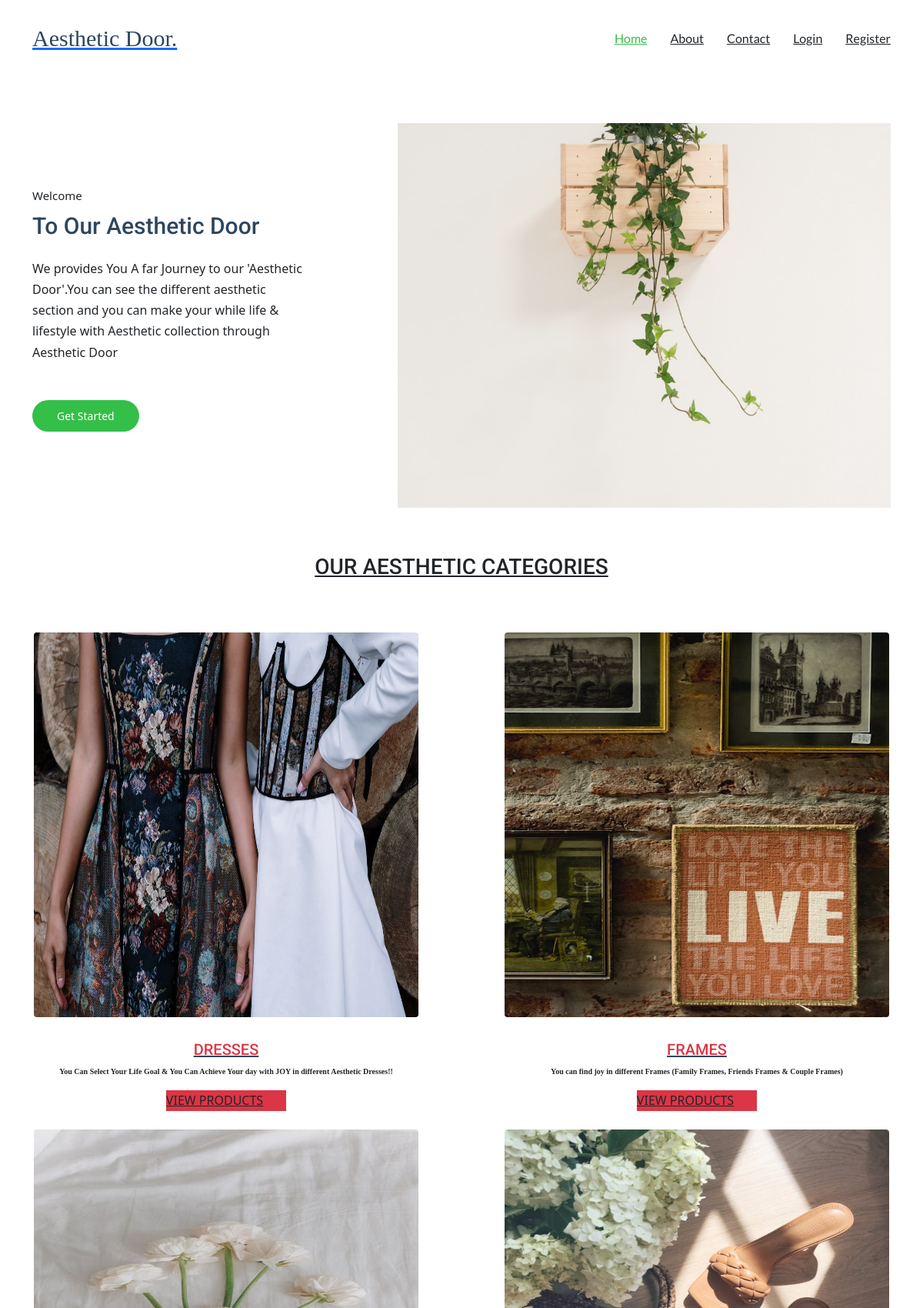
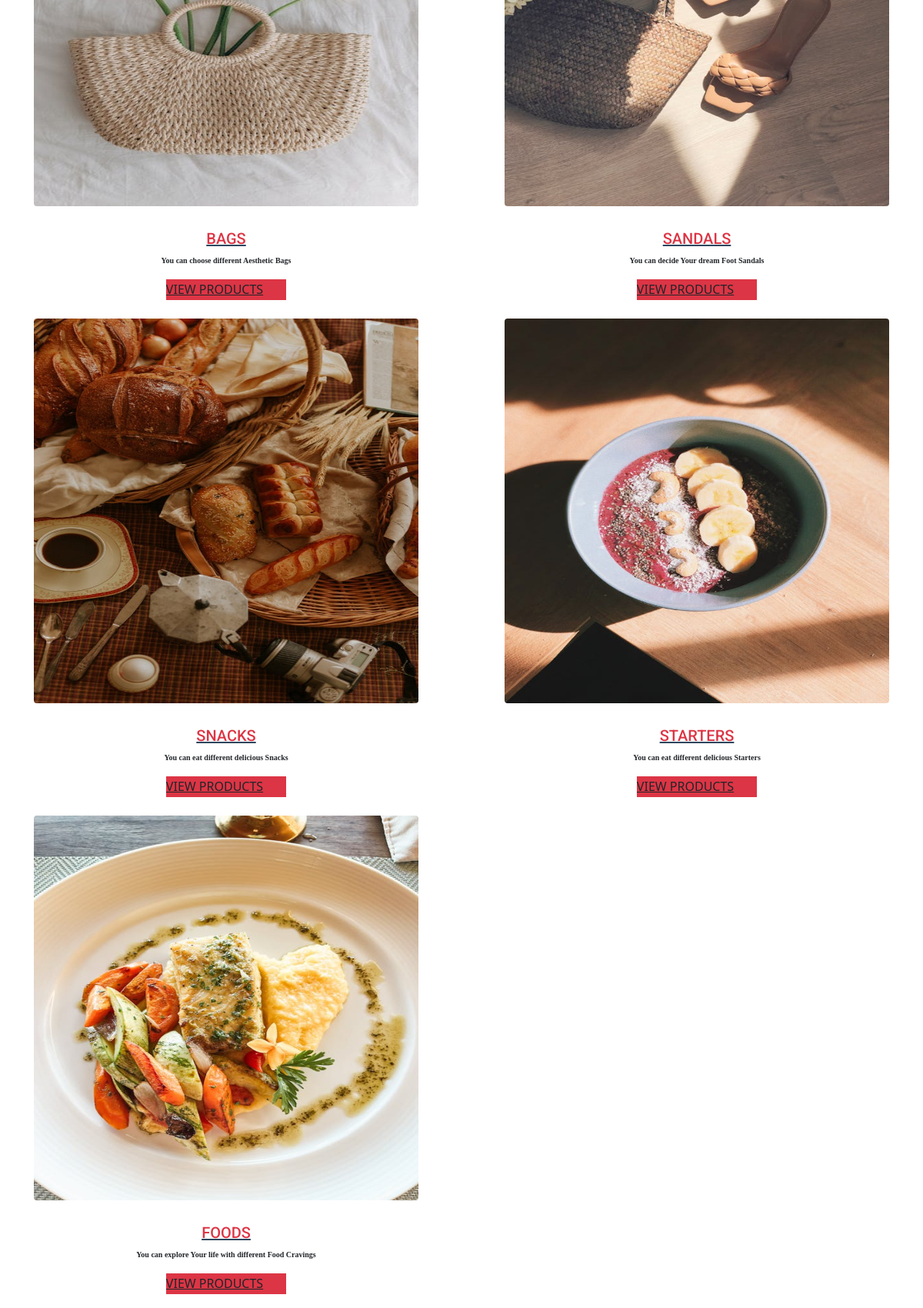
The page /viewcategories (upper part) on the database its author committed (2 pictures, top to bottom).
### Adminapp/models.py (models this page shows)
class Category(models.Model):
    cname=models.CharField(max_length=20)
    cdesc=models.CharField(max_length=100)
    cimage=models.ImageField(upload_to='cimages')

### Userapp/views.py (the view)
# urls.py: path('viewcategories',views.viewcategories,name='viewcategories'),
def viewcategories(request):
    cat=Category.objects.all()
    return render(request,'viewcategories.html',{'cat':cat})

### Userapp/templates/viewcategories.html (shortened to what this page needs)
{% extends 'userindex.html' %}
{% block body %}
<center>
  <center><h3><u>OUR AESTHETIC CATEGORIES</u></h3></center>
  <section id="team" class="team section">
    <div class="row">
      {% for i in cat %}
      <div class="col-6">
      <div class="team container">
        <div class="pic">
          <img src="{{i.cimage.url}}" style="height: 500px;width: 500px;" alt="Image" class="img-fluid">
        </div>
        <h3 clas="">
          <a href="#"><span class="text-danger">{{i.cname}}</span> </a>
        </h3>
        <b><p style="font-size:x-small;font-family: Georgia, 'Times New Roman', Times, serif;">
          {{i.cdesc}}
        </p></b>
        <p class="mb-0">
          <a href="{% url 'viewproducts' cat=i.cname %}" class="more dark bg-danger">VIEW PRODUCTS <span class="bi bi-arrow-right-short"></span></a>
        </p><br>
      </div>
      </div>
      {% endfor %}
    </div>
</section>
</center>
{% endblock %}

### Userapp/static/assets/css/main.css (style rules this page uses)
:root { --default-font: "Roboto", system-ui, -apple-system, "Segoe UI", Roboto, "Helvetica Neue", Arial, "Noto Sans", "Liberation Sans", sans-serif, "Apple Color Emoji", "Segoe UI Emoji", "Segoe UI Symbol", "Noto Color Emoji"; --heading-font: "Roboto", sans-serif; --nav-font: "Lato", sans-serif; }
:root { --background-color: #ffffff; --default-color: #212529; --heading-color: #2d465e; --accent-color: #34bf49; --surface-color: #ffffff; --contrast-color: #ffffff; }
:root { --nav-color: #212529; --nav-hover-color: #34bf49; --nav-mobile-background-color: #ffffff; --nav-dropdown-background-color: #ffffff; --nav-dropdown-color: #212529; --nav-dropdown-hover-color: #34bf49; }
:root { scroll-behavior: smooth; }
body { color: var(--default-color); background-color: var(--background-color); font-family: var(--default-font); }
a { color: var(--accent-color); text-decoration: none; transition: 0.3s; }
h1, h2, h3, h4, h5, h6 { color: var(--heading-color); font-family: var(--heading-font); }
section, .section { color: var(--default-color); background-color: var(--background-color); padding: 60px 0; scroll-margin-top: 100px; overflow: clip; }
.team .team h3 { font-size: 20px; }
.team .team h3 a { color: var(--heading-color); }
.team .team .pic { margin-bottom: 30px; }
.team .team .pic img { border-radius: 4px; }
.team p { line-height: 1.7; color: var(--default-color); }
.team .more { position: relative; padding-right: 30px; display: inline-block; }
.team .more span { position: absolute; top: 50%; right: 0; font-size: 16px; transform: translateY(-50%); width: 20px; height: 20px; background: transparent; color: var(--contrast-color); line-height: 1.6; text-align: center; transition: 0.3s all ease; }
.team .more span:before { position: absolute; top: 50%; left: 50%; transform: translate(-50%, -50%); }
.team .more.dark { color: var(--default-color); }
.team .more.dark>span { color: var(--default-color); }

### rows shown on the page
Category: cimage (picture), cname "DRESSES", cdesc "You Can Select Your Life Goal & You Can Achieve Your day with JOY in different Aesthetic Dresses!!"
Category: cimage (picture), cname "FRAMES", cdesc "You can find joy in different Frames (Family Frames, Friends Frames & Couple Frames)"
Category: cimage (picture), cname "BAGS", cdesc "You can choose different Aesthetic Bags"
Category: cimage (picture), cname "SANDALS", cdesc "You can decide Your dream Foot Sandals"
Category: cimage (picture), cname "SNACKS", cdesc "You can eat different delicious Snacks"
Category: cimage (picture), cname "STARTERS", cdesc "You can eat different delicious Starters"
Category: cimage (picture), cname "FOODS", cdesc "You can explore Your life with different Food Cravings"
